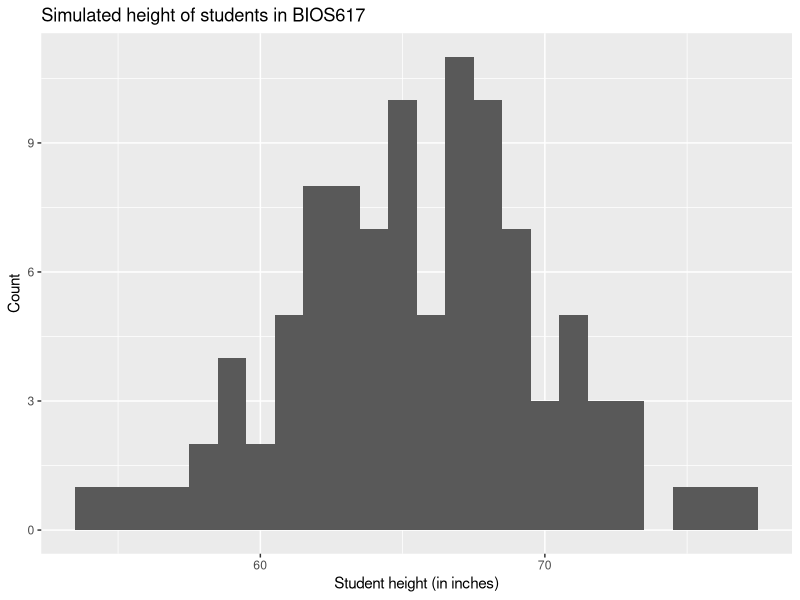

The R source for this figure:
## ---- chunk 1
knitr::opts_chunk$set(echo = FALSE)
## ---- chunk 2
# load libraries
library(dslabs)
library(tidyverse)
library(ggrepel)
library(matrixStats)
## ---- chunk 3
set.seed(1)
N = 100
heights = rnorm(n = N, mean = 65, sd = 5)
heights = data.frame(heights)
heights %>%
  ggplot(aes(heights)) + geom_histogram(binwidth = 1) +  
  xlab("Student height (in inches)") +
  ylab("Count") +
  ggtitle("Simulated height of students in BIOS617")
## ---- chunk 4
set.seed(179)
n = 10
swor = sample(1:35, size = n, replace = FALSE)
Y = heights$heights
y = heights$heights[swor]
swor_result = mean(y)
S = var(Y)
f = n/N
variance = (1-f)*S/n
est_variance = (1-f)*var(y)/n
## ---- chunk 5
set.seed(1651891)
n = 10; num.iters = 10000
swor_results = vector(length = num.iters)
var_swor_results = vector(length = num.iters)
for (i in 1:num.iters) {
  swor = sample(1:35, size = n, replace = FALSE)
  swor_results[i] = mean(heights$heights[swor])
  var_swor_results[i] = var(heights$heights[swor])
}
mean((swor_results - mean(swor_results))^2)
variance
